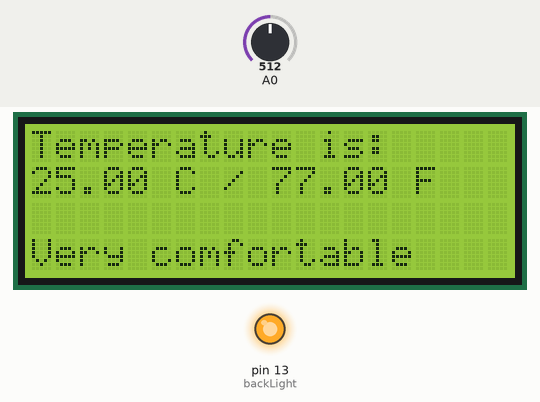
Simulated run of this sketch. Board: Arduino Uno, built with avr-gcc and run on an emulated ATmega328P. On the bench: 20×4 character LCD, output pins drawn as LEDs (lit = HIGH). The inputs (shaded band) are chosen by the test bench; at power-on: A0 = 512.

Above: at 1.2 s.
1.3 s: A0 set to 533
At 2.8 s:
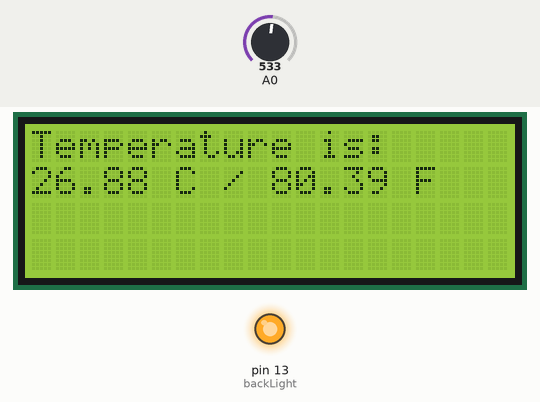
3.5 s: A0 set to 0
At 4.8 s:
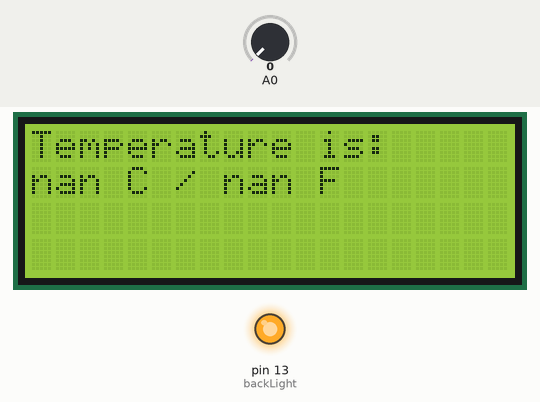
5.6 s: A0 set to 78
At 6.9 s:
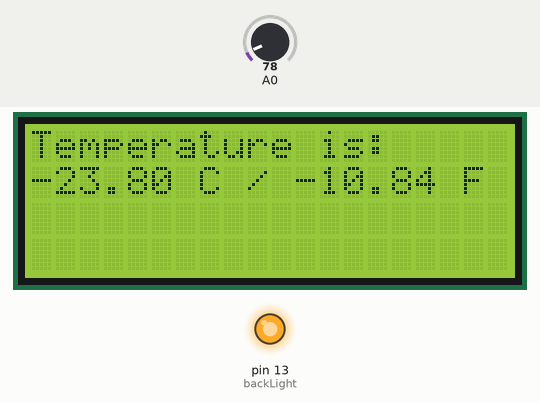
Timing chart, 0 to 8.6 s (numbered marks = the images above; inputs shaded):
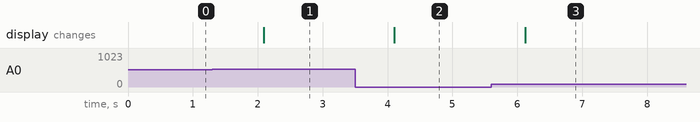

The sketch:

arduino_thermistor.pde
```cpp
// (licence header left out)
#include <LiquidCrystal.h>
#include <math.h>

/*
See tutorial for Thermistor connections

LCD Connections:
rs (LCD pin 4) to Arduino pin 12
rw (LCD pin 5) to Arduino pin 11
enable (LCD pin 6) to Arduino pin 10
LCD pin 15 to Arduino pin 13
LCD pins d4, d5, d6, d7 to Arduino pins 5, 4, 3, 2
*/

LiquidCrystal lcd(12, 11, 10, 5, 4, 3, 2);
int backLight = 13;    // pin 13 will control the backlight


void setup(void) {
  pinMode(backLight, OUTPUT);
  digitalWrite(backLight, HIGH); // turn backlight on. Replace 'HIGH' with 'LOW' to turn it off.
  lcd.begin(20, 4);              // rows, columns.  use 16,2 for a 16x2 LCD, etc.
  lcd.clear();                   // start with a blank screen
  lcd.setCursor(0,0);            // set cursor to column 0, row 0
}

double Thermister(int RawADC) {
  double Temp;
  // See http://en.wikipedia.org/wiki/Thermistor for explanation of formula
  Temp = log(((10240000/RawADC) - 10000));
  Temp = 1 / (0.001129148 + (0.000234125 * Temp) + (0.0000000876741 * Temp * Temp * Temp));
  Temp = Temp - 273.15;           // Convert Kelvin to Celcius
  return Temp;
}

void printTemp(void) {
  double fTemp;
  double temp = Thermister(analogRead(0));  // Read sensor
  lcd.clear();
  lcd.setCursor(0,0);
  lcd.print("Temperature is:");
  lcd.setCursor(0,1);
  lcd.print(temp);
  lcd.print(" C / ");
  fTemp = (temp * 1.8) + 32.0;    // Convert to USA
  lcd.print(fTemp);
  lcd.print(" F");
  if (fTemp > 68 && fTemp < 78) {
    lcd.setCursor(0,3);
    lcd.print("Very comfortable");
  }
}

void loop(void) {
  printTemp();
  delay(1000);
}
```

Measured:
- the behaviour switches between 518 and 519 on A0 (found by bisection; images 0 and 1)
- after the input at 1.3 s, the display: changes after 0.79 s (image 1)
- after the input at 3.5 s, the display: changes after 0.61 s (image 2)
- after the input at 5.6 s, the display: changes after 0.52 s (image 3)
